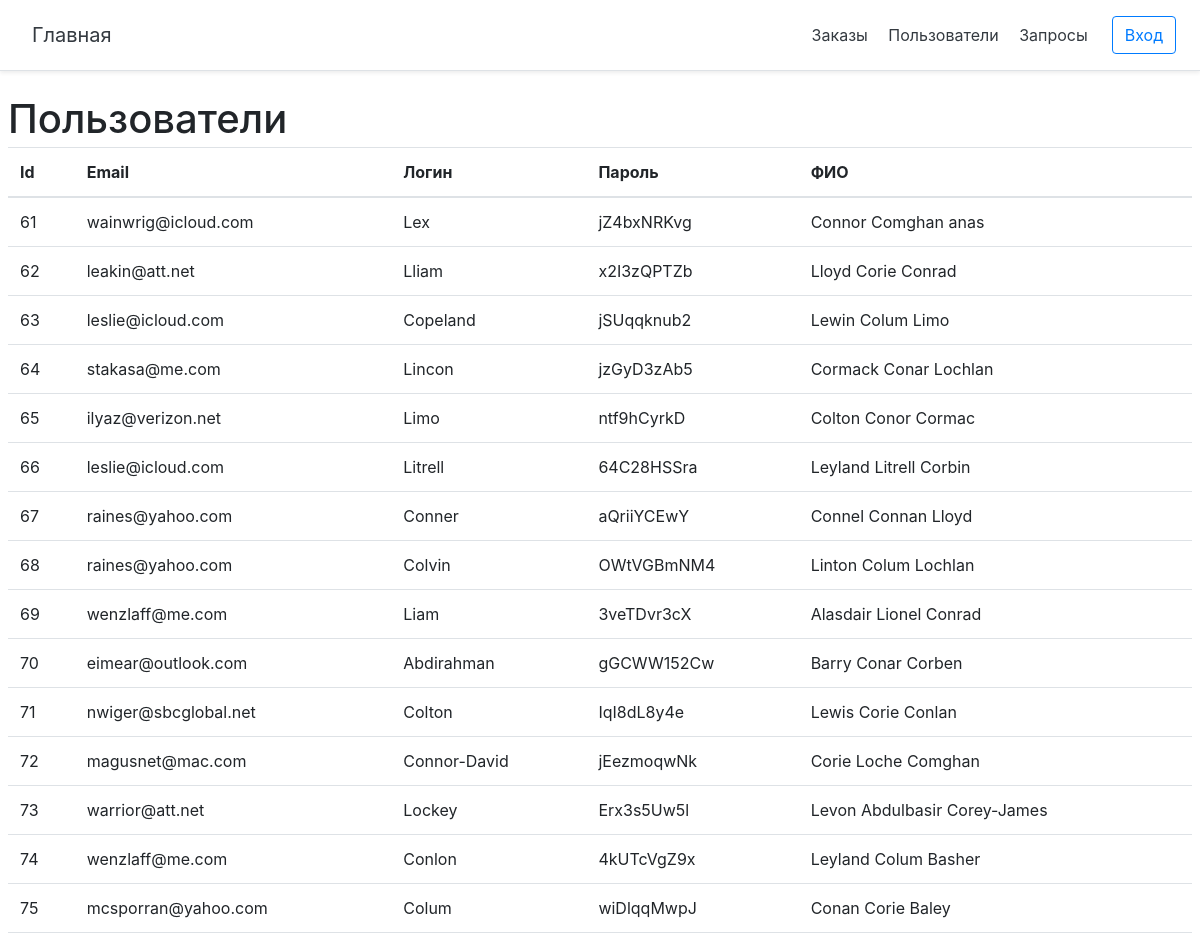
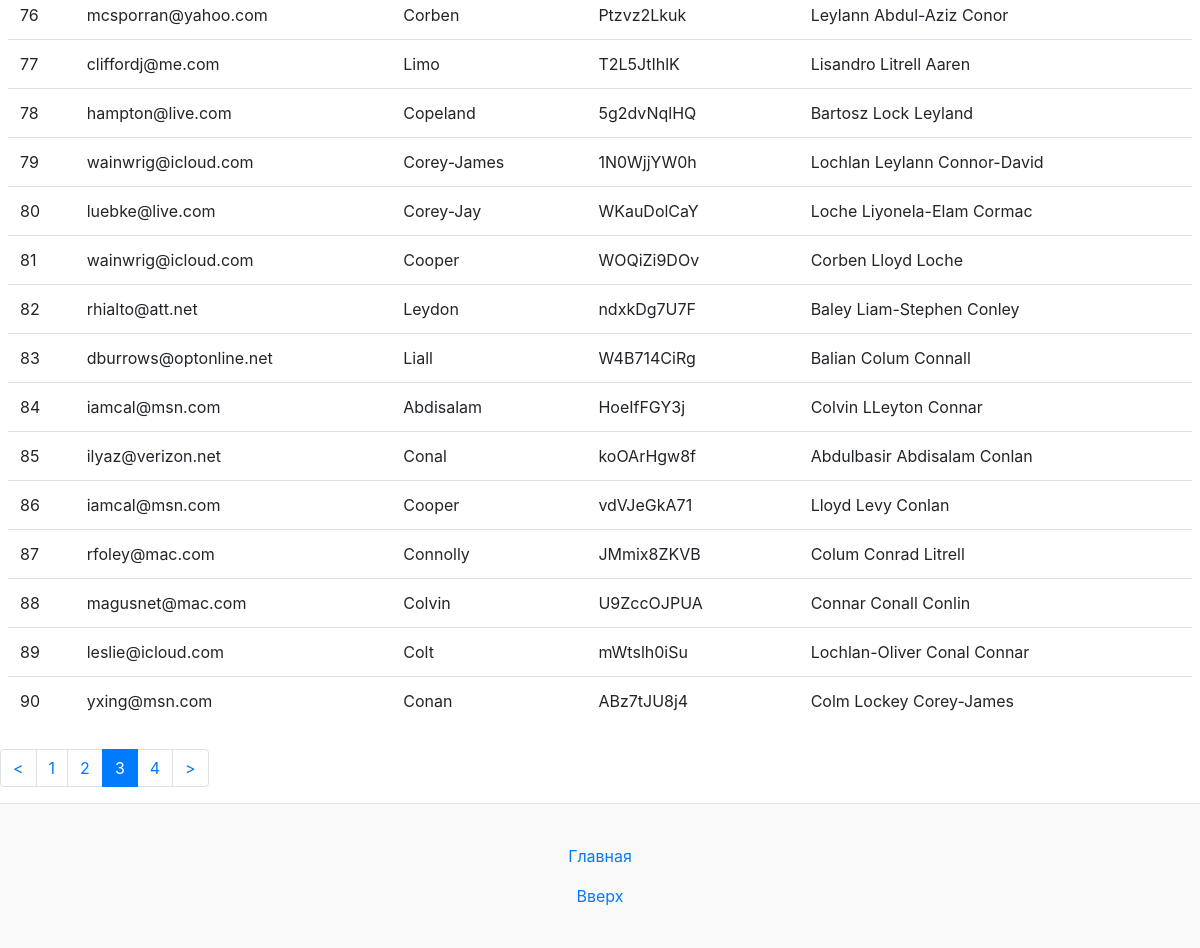
The page /users/page-3 on the database its author committed (2 pictures, top to bottom).
### tables this page shows
CREATE TABLE `users` (
  `id` int NOT NULL,
  `email` varchar(55) NOT NULL,
  `login` varchar(55) NOT NULL,
  `password` varchar(55) NOT NULL,
  `name` varchar(55) NOT NULL
);

### config/routes.php (called while the page is built)
<?php
return array(
    'login' => 'site/login',
    'logout' => 'site/logout',
    'registration'=>'site/registration',
    'cabinet'=>'cabinet/index',
    'orders/page-([0-9]+)' => 'order/index/$1',
    'orders'=>'order/index',
    'users/page-([0-9]+)' => 'order/users/$1',
    'users'=>'order/users',
    'queries'=>'order/query',
    '' => 'site/login',
);

### controllers/OrderController.php (called while the page is built, shortened)
<?php
class OrderController extends BaseController
{
    public function actionUsers($page = 0)
    {
        $userTotal = User::getTotalUsersCount();
        $userList = User::getUsersList($page, self::ITEMS_ON_PAGE);
        $pagination = new Pagination($userTotal, $page, self::ITEMS_ON_PAGE,'page-');
        require_once (ROOT.'/views/order/users.php');
        return true;
    }
}

### index.php (called while the page is built, shortened)
<?php
require_once (ROOT.'/components/Autoload.php');
$router = new Router();
$router->run();

### models/User.php (called while the page is built, shortened)
<?php
class User
{
    public static $TABLE_NAME = 'users';
    public static function getUserFromRow($row)
    {
        if($row)
        {
            $user = new User();
            $user->id = $row['id'];
            $user->login = $row['login'];
            $user->email = $row['email'];
            $user->password = $row['password'];
            $user->name = $row['name'];
            return $user;
        }
        return false;
    }
    public static function getUsersList($page = 1, $limit = self::SHOW_BY_DEFAULT, $sort_column = self::SORT_BY_ID, $sort_by = self::SORT_ASC)
    {
        $offset = ($page - 1) * $limit;
        $db = Db::getConnection();
        $sql = 'SELECT * from '.self::$TABLE_NAME.' ORDER BY  '.$sort_column.' '.$sort_by.' LIMIT :limit OFFSET :offset';
        $result = $db->prepare($sql);
        $result->bindParam(':limit',$limit,PDO::PARAM_INT);
        $result->bindParam(':offset',$offset,PDO::PARAM_INT);
        $result->execute();
        $userList = array();
        $i = 0;
        while ($row = $result->fetch())
        {
            $user = self::getUserFromRow($row);
            $userList[$i] = $user;
            $i++;
        }
        return $userList;
    }
    public static function getTotalUsersCount()
    {
        $db = Db::getConnection();
        $result = $db->query('SELECT COUNT(id) as count from '.self::$TABLE_NAME);
        $result->setFetchMode(PDO::FETCH_ASSOC);
        $row = $result->fetch();
        return $row['count'];
    }
}

### components/Autoload.php (called while the page is built, shortened)
<?php
function autoloader($class_name) {
    $array_paths = array
    (
        '/models/',
        '/components/',
        '/controllers/'
    );
    foreach ($array_paths as $path) {
        $path = ROOT.$path.$class_name.'.php';
    }
}

### views/order/users.php (the view)
<?php include(ROOT.'/views/layouts/header.php');?>
    <div class=".col-9 p-2">
        <h2 class="blog-post-title">Пользователи</h2>
        <table class="table">
            <thead>
            <tr>
                <th scope="col">Id</th>
                <th scope="col">Email</th>
                <th scope="col">Логин</th>
                <th scope="col">Пароль</th>
                <th scope="col">ФИО</th>
            </tr>
            </thead>
            <tbody>
            <?
            foreach ($userList as $item) {
                ?>
                <tr>
                    <td><?=$item->id?></td>
                    <td><?=$item->email?></td>
                    <td><?=$item->login?></td>
                    <td><?=$item->password?></td>
                    <td><?=$item->name?></td>
                </tr>
                <?
            }
            ?>
            </tbody>
        </table>
    </div>
    <nav>
        <?=$pagination->get() ?>
    </nav>
<? include(ROOT.'/views/layouts/footer.php'); ?>

### components/Router.php (shortened to what this page needs)
<?php
class Router
{
    private $routes;
    public function __construct()
    {
        $routesPath = ROOT.'/config/routes.php';
        $this->routes = include($routesPath);
    }
    private function getURI()
    {
        if(!empty($_SERVER['REQUEST_URI'])){
            return trim($_SERVER['REQUEST_URI'], '/');
        }
    }
    public function run()
    {
        $url = $this->getURI();
        foreach ($this->routes as $uriPattern => $path) {
            if(preg_match("~$uriPattern~",$url))
            {
                $internalRoute = preg_replace("~$uriPattern~", $path, $url);
                $segments = explode('/', $internalRoute);
                $controllerName = array_shift($segments).'Controller';
                $actionName = 'action'.ucfirst(array_shift($segments));
                $parametrs = $segments;
                $controllerObject = new $controllerName;
                $result =  call_user_func_array(array($controllerObject, $actionName), $parametrs);
                if($result != null ){
                    break;
                }
            }
        }
    }
}

### web/css/main.css (style rules this page uses)
html { font-size: 14px; }
@media (min-width: 768px) { html { font-size: 16px; } }
.blog-post-title { margin-bottom: .25rem; font-size: 2.5rem; }
html, body { height: 100%; }

### rows shown on the page
users: id "61", email "wainwrig@icloud.com", login "Lex", password "jZ4bxNRKvg", name "Connor Comghan anas"
users: id "62", email "leakin@att.net", login "Lliam", password "x2I3zQPTZb", name "Lloyd Corie Conrad"
users: id "63", email "leslie@icloud.com", login "Copeland", password "jSUqqknub2", name "Lewin Colum Limo"
users: id "64", email "stakasa@me.com", login "Lincon", password "jzGyD3zAb5", name "Cormack Conar Lochlan"
users: id "65", email "ilyaz@verizon.net", login "Limo", password "ntf9hCyrkD", name "Colton Conor Cormac"
users: id "66", email "leslie@icloud.com", login "Litrell", password "64C28HSSra", name "Leyland Litrell Corbin"
users: id "67", email "raines@yahoo.com", login "Conner", password "aQriiYCEwY", name "Connel Connan Lloyd"
users: id "68", email "raines@yahoo.com", login "Colvin", password "OWtVGBmNM4", name "Linton Colum Lochlan"
users: id "69", email "wenzlaff@me.com", login "Liam", password "3veTDvr3cX", name "Alasdair Lionel Conrad"
users: id "70", email "eimear@outlook.com", login "Abdirahman", password "gGCWW152Cw", name "Barry Conar Corben"
users: id "71", email "nwiger@sbcglobal.net", login "Colton", password "IqI8dL8y4e", name "Lewis Corie Conlan"
users: id "72", email "magusnet@mac.com", login "Connor-David", password "jEezmoqwNk", name "Corie Loche Comghan"
users: id "73", email "warrior@att.net", login "Lockey", password "Erx3s5Uw5l", name "Levon Abdulbasir Corey-James"
users: id "74", email "wenzlaff@me.com", login "Conlon", password "4kUTcVgZ9x", name "Leyland Colum Basher"
users: id "75", email "mcsporran@yahoo.com", login "Colum", password "wiDlqqMwpJ", name "Conan Corie Baley"
users: id "76", email "mcsporran@yahoo.com", login "Corben", password "Ptzvz2Lkuk", name "Leylann Abdul-Aziz Conor"
users: id "77", email "cliffordj@me.com", login "Limo", password "T2L5JtIhlK", name "Lisandro Litrell Aaren"
users: id "78", email "hampton@live.com", login "Copeland", password "5g2dvNqlHQ", name "Bartosz Lock Leyland"
users: id "79", email "wainwrig@icloud.com", login "Corey-James", password "1N0WjjYW0h", name "Lochlan Leylann Connor-David"
users: id "80", email "luebke@live.com", login "Corey-Jay", password "WKauDolCaY", name "Loche Liyonela-Elam Cormac"
users: id "81", email "wainwrig@icloud.com", login "Cooper", password "WOQiZi9DOv", name "Corben Lloyd Loche"
users: id "82", email "rhialto@att.net", login "Leydon", password "ndxkDg7U7F", name "Baley Liam-Stephen Conley"
users: id "83", email "dburrows@optonline.net", login "Liall", password "W4B714CiRg", name "Balian Colum Connall"
users: id "84", email "iamcal@msn.com", login "Abdisalam", password "HoeIfFGY3j", name "Colvin LLeyton Connar"
users: id "85", email "ilyaz@verizon.net", login "Conal", password "koOArHgw8f", name "Abdulbasir Abdisalam Conlan"
users: id "86", email "iamcal@msn.com", login "Cooper", password "vdVJeGkA71", name "Lloyd Levy Conlan"
users: id "87", email "rfoley@mac.com", login "Connolly", password "JMmix8ZKVB", name "Colum Conrad Litrell"
users: id "88", email "magusnet@mac.com", login "Colvin", password "U9ZccOJPUA", name "Connar Conall Conlin"
users: id "89", email "leslie@icloud.com", login "Colt", password "mWtslh0iSu", name "Lochlan-Oliver Conal Connar"
users: id "90", email "yxing@msn.com", login "Conan", password "ABz7tJU8j4", name "Colm Lockey Corey-James"

### other values the page prints
$text "< >"
$text "1"
$text "2"
$text "4"
